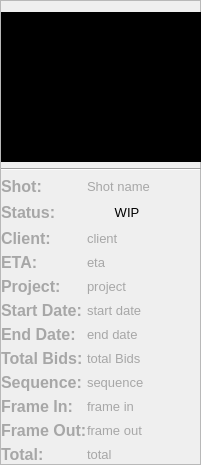
                                   <widget class="QFrame" name="frame_7">
                                    <property name="minimumSize">
                                     <size>
                                      <width>120</width>
                                      <height>0</height>
                                     </size>
                                    </property>
                                    <property name="maximumSize">
                                     <size>
                                      <width>201</width>
                                      <height>16777215</height>
                                     </size>
                                    </property>
                                    <property name="styleSheet">
                                     <string notr="true">QLabel{
	color: rgb(167, 167, 167);
}</string>
                                    </property>
                                    <property name="frameShape">
                                     <enum>QFrame::StyledPanel</enum>
                                    </property>
                                    <property name="frameShadow">
                                     <enum>QFrame::Raised</enum>
                                    </property>
                                    <layout class="QFormLayout" name="formLayout_2">
                                     <property name="horizontalSpacing">
                                      <number>0</number>
                                     </property>
                                     <property name="verticalSpacing">
                                      <number>5</number>
                                     </property>
                                     <property name="leftMargin">
                                      <number>0</number>
                                     </property>
                                     <property name="rightMargin">
                                      <number>0</number>
                                     </property>
                                     <property name="bottomMargin">
                                      <number>0</number>
                                     </property>
                                     <item row="0" column="0">
                                      <widget class="QFrame" name="frame">
                                       <property name="minimumSize">
                                        <size>
                                         <width>200</width>
                                         <height>150</height>
                                        </size>
                                       </property>
                                       <property name="maximumSize">
                                        <size>
                                         <width>200</width>
                                         <height>150</height>
                                        </size>
                                       </property>
                                       <property name="styleSheet">
                                        <string notr="true">border-color: rgb(85, 170, 255);
image: url(:/custom/C:/Users/admin/Desktop/nothumbnail.JPG);
border-size: 5px;
background-color: rgb(0, 0, 0) ;
</string>
                                       </property>
                                       <property name="frameShape">
                                        <enum>QFrame::StyledPanel</enum>
                                       </property>
                                       <property name="frameShadow">
                                        <enum>QFrame::Raised</enum>
                                       </property>
                                      </widget>
                                     </item>
                                     <item row="1" column="0">
                                      <widget class="Line" name="line">
                                       <property name="minimumSize">
                                        <size>
                                         <width>200</width>
                                         <height>5</height>
                                        </size>
                                       </property>
                                       <property name="maximumSize">
                                        <size>
                                         <width>200</width>
                                         <height>5</height>
                                        </size>
                                       </property>
                                       <property name="orientation">
                                        <enum>Qt::Horizontal</enum>
                                       </property>
                                      </widget>
                                     </item>
                                     <item row="2" column="0">
                                      <widget class="QLabel" name="label_17">
                                       <property name="font">
                                        <font>
                                         <family>Segoe UI</family>
                                         <pointsize>12</pointsize>
                                         <weight>75</weight>
                                         <bold>true</bold>
                                        </font>
                                       </property>
                                       <property name="text">
                                        <string>Shot:</string>
                                       </property>
                                      </widget>
                                     </item>
                                     <item row="2" column="1">
                                      <widget class="QLabel" name="shotName_lbl">
                                       <property name="font">
                                        <font>
                                         <pointsize>10</pointsize>
                                        </font>
                                       </property>
                                       <property name="styleSheet">
                                        <string notr="true">QLabel{
	color: rgb(167, 167, 167);
}</string>
                                       </property>
                                       <property name="text">
                                        <string>Shot name</string>
                                       </property>
                                      </widget>
                                     </item>
                                     <item row="3" column="0">
                                      <widget class="QLabel" name="label_22">
                                       <property name="font">
                                        <font>
                                         <family>Segoe UI</family>
                                         <pointsize>12</pointsize>
                                         <weight>75</weight>
                                         <bold>true</bold>
                                        </font>
                                       </property>
                                       <property name="text">
                                        <string>Status:</string>
                                       </property>
                                      </widget>
                                     </item>
                                     <item row="3" column="1">
                                      <widget class="QPushButton" name="status_btn">
                                       <property name="sizePolicy">
                                        <sizepolicy hsizetype="Fixed" vsizetype="Fixed">
                                         <horstretch>0</horstretch>
                                         <verstretch>0</verstretch>
                                        </sizepolicy>
                                       </property>
                                       <property name="font">
                                        <font>
                                         <family>MS Shell Dlg 2</family>
                                         <pointsize>10</pointsize>
                                         <weight>50</weight>
                                         <bold>false</bold>
                                        </font>
                                       </property>
                                       <property name="layoutDirection">
                                        <enum>Qt::LeftToRight</enum>
                                       </property>
                                       <property name="styleSheet">
                                        <string notr="true"/>
                                       </property>
                                       <property name="text">
                                        <string>WIP</string>
                                       </property>
                                       <property name="flat">
                                        <bool>true</bool>
                                       </property>
                                      </widget>
                                     </item>
                                     <item row="5" column="0">
                                      <widget class="QLabel" name="label_23">
                                       <property name="font">
                                        <font>
                                         <family>Segoe UI</family>
                                         <pointsize>12</pointsize>
                                         <weight>75</weight>
                                         <bold>true</bold>
                                        </font>
                                       </property>
                                       <property name="text">
                                        <string>Client:</string>
                                       </property>
                                      </widget>
                                     </item>
                                     <item row="5" column="1">
                                      <widget class="QLabel" name="clientName_lbl">
                                       <property name="font">
                                        <font>
                                         <pointsize>10</pointsize>
                                        </font>
                                       </property>
                                       <property name="text">
                                        <string>client</string>
                                       </property>
                                      </widget>
                                     </item>
                                     <item row="7" column="0">
                                      <widget class="QLabel" name="label_27">
                                       <property name="font">
                                        <font>
                                         <family>Segoe UI</family>
                                         <pointsize>12</pointsize>
                                         <weight>75</weight>
                                         <bold>true</bold>
                                        </font>
                                       </property>
                                       <property name="cursor">
                                        <cursorShape>ArrowCursor</cursorShape>
                                       </property>
                                       <property name="text">
                                        <string>ETA:</string>
                                       </property>
                                      </widget>
                                     </item>
                                     <item row="7" column="1">
                                      <widget class="QLabel" name="eta_lbl">
                                       <property name="font">
                                        <font>
                                         <pointsize>10</pointsize>
                                        </font>
                                       </property>
                                       <property name="text">
                                        <string>eta</string>
                                       </property>
                                      </widget>
                                     </item>
                                     <item row="9" column="0">
                                      <widget class="QLabel" name="label_29">
                                       <property name="font">
                                        <font>
                                         <family>Segoe UI</family>
                                         <pointsize>12</pointsize>
                                         <weight>75</weight>
                                         <bold>true</bold>
                                        </font>
                                       </property>
                                       <property name="text">
                                        <string>Project:</string>
                                       </property>
                                      </widget>
                                     </item>
                                     <item row="9" column="1">
                                      <widget class="QLabel" name="projectName_lbl">
                                       <property name="font">
                                        <font>
                                         <pointsize>10</pointsize>
                                        </font>
                                       </property>
                                       <property name="text">
                                        <string>project</string>
                                       </property>
                                      </widget>
                                     </item>
                                     <item row="11" column="0">
                                      <widget class="QLabel" name="label_30">
                                       <property name="font">
                                        <font>
                                         <family>Segoe UI</family>
                                         <pointsize>12</pointsize>
                                         <weight>75</weight>
                                         <bold>true</bold>
                                        </font>
                                       </property>
                                       <property name="text">
                                        <string>Start Date:</string>
                                       </property>
                                      </widget>
                                     </item>
                                     <item row="11" column="1">
                                      <widget class="QLabel" name="startDate_lbl">
                                       <property name="font">
                                        <font>
                                         <pointsize>10</pointsize>
                                        </font>
                                       </property>
                                       <property name="text">
                                        <string>start date       </string>
                                       </property>
                                      </widget>
                                     </item>
                                     <item row="13" column="0">
                                      <widget class="QLabel" name="label_31">
                                       <property name="font">
                                        <font>
                                         <family>Segoe UI</family>
                                         <pointsize>12</pointsize>
                                         <weight>75</weight>
                                         <bold>true</bold>
                                        </font>
                                       </property>
                                       <property name="text">
                                        <string>End Date:</string>
                                       </property>
                                      </widget>
                                     </item>
                                     <item row="13" column="1">
                                      <widget class="QLabel" name="endDate_lbl">
                                       <property name="font">
                                        <font>
                                         <pointsize>10</pointsize>
                                        </font>
                                       </property>
                                       <property name="text">
                                        <string>end date</string>
                                       </property>
                                      </widget>
                                     </item>
                                     <item row="15" column="0">
                                      <widget class="QLabel" name="label_33">
                                       <property name="font">
                                        <font>
                                         <family>Segoe UI</family>
                                         <pointsize>12</pointsize>
                                         <weight>75</weight>
                                         <bold>true</bold>
                                        </font>
                                       </property>
                                       <property name="text">
                                        <string>Total Bids:</string>
                                       </property>
                                      </widget>
                                     </item>
                                     <item row="15" column="1">
                                      <widget class="QLabel" name="totalBids_lbl">
                                       <property name="font">
                                        <font>
                                         <pointsize>10</pointsize>
                                        </font>
                                       </property>
                                       <property name="text">
                                        <string>total Bids</string>
                                       </property>
                                      </widget>
                                     </item>
                                     <item row="17" column="0">
                                      <widget class="QLabel" name="label_34">
                                       <property name="font">
                                        <font>
                                         <family>Segoe UI</family>
                                         <pointsize>12</pointsize>
                                         <weight>75</weight>
                                         <bold>true</bold>
                                        </font>
                                       </property>
                                       <property name="text">
                                        <string>Sequence:</string>
                                       </property>
                                      </widget>
                                     </item>
                                     <item row="17" column="1">
                                      <widget class="QLabel" name="seqName_lbl">
                                       <property name="font">
                                        <font>
                                         <pointsize>10</pointsize>
                                        </font>
                                       </property>
                                       <property name="text">
                                        <string>sequence</string>
                                       </property>
                                      </widget>
                                     </item>
                                     <item row="19" column="0">
                                      <widget class="QLabel" name="label_35">
                                       <property name="font">
                                        <font>
                                         <family>Segoe UI</family>
                                         <pointsize>12</pointsize>
                                         <weight>75</weight>
                                         <italic>false</italic>
                                         <bold>true</bold>
                                        </font>
                                       </property>
                                       <property name="text">
                                        <string>Frame In:</string>
                                       </property>
                                      </widget>
                                     </item>
                                     <item row="19" column="1">
                                      <widget class="QLabel" name="frameIn_lbl">
                                       <property name="font">
                                        <font>
                                         <pointsize>10</pointsize>
                                        </font>
                                       </property>
                                       <property name="text">
                                        <string>frame in</string>
                                       </property>
                                      </widget>
                                     </item>
                                     <item row="21" column="0">
                                      <widget class="QLabel" name="label_36">
                                       <property name="font">
                                        <font>
                                         <family>Segoe UI</family>
                                         <pointsize>12</pointsize>
                                         <weight>75</weight>
                                         <bold>true</bold>
                                        </font>
                                       </property>
                                       <property name="text">
                                        <string>Frame Out:</string>
                                       </property>
                                      </widget>
                                     </item>
                                     <item row="21" column="1">
                                      <widget class="QLabel" name="frameOut_lbl">
                                       <property name="font">
                                        <font>
                                         <pointsize>10</pointsize>
                                        </font>
                                       </property>
                                       <property name="text">
                                        <string>frame out</string>
                                       </property>
                                      </widget>
                                     </item>
                                     <item row="23" column="0">
                                      <widget class="QLabel" name="label_38">
                                       <property name="font">
                                        <font>
                                         <family>Segoe UI</family>
                                         <pointsize>12</pointsize>
                                         <weight>75</weight>
                                         <bold>true</bold>
                                        </font>
                                       </property>
                                       <property name="text">
                                        <string>Total:</string>
                                       </property>
                                      </widget>
                                     </item>
                                     <item row="23" column="1">
                                      <widget class="QLabel" name="totalFrames_lbl">
                                       <property name="font">
                                        <font>
                                         <pointsize>10</pointsize>
                                        </font>
                                       </property>
                                       <property name="text">
                                        <string>total</string>
                                       </property>
                                      </widget>
                                     </item>
                                    </layout>
                                   </widget>
